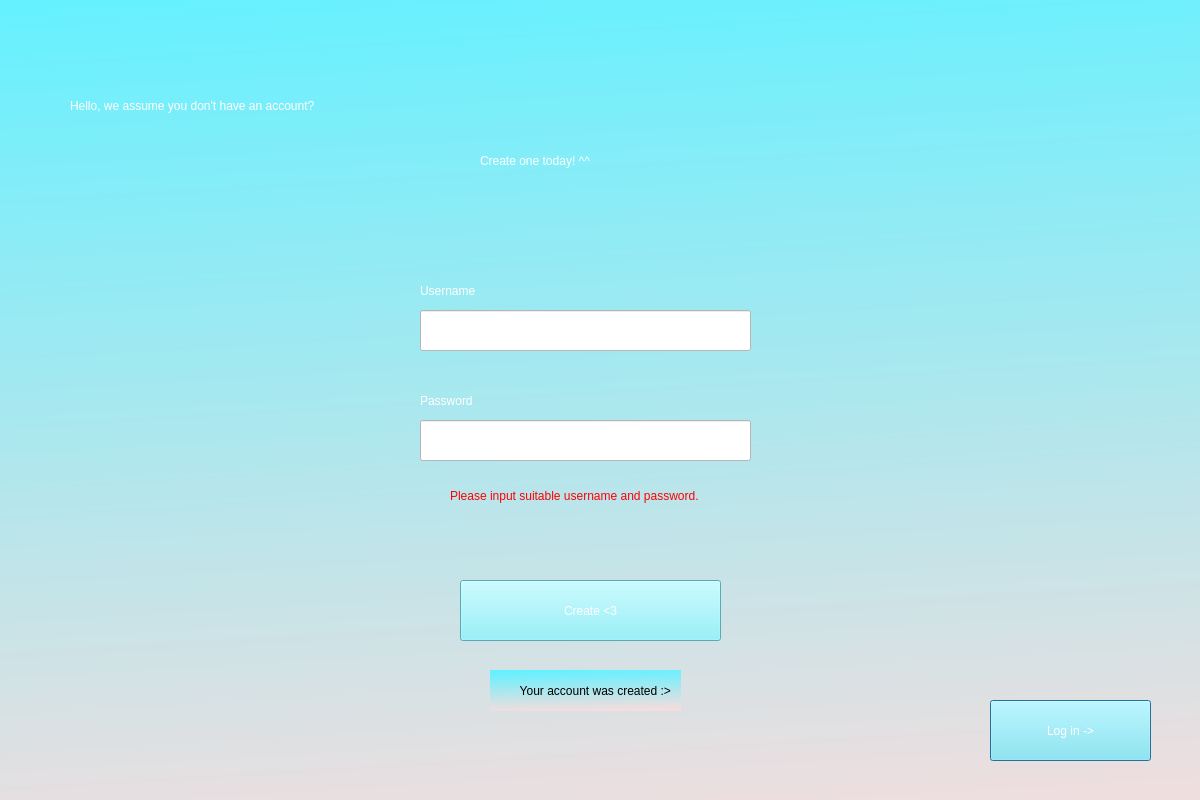
<?xml version="1.0" encoding="UTF-8"?>
<ui version="4.0">
 <class>Dialog</class>
 <widget class="QDialog" name="Dialog">
  <property name="geometry">
   <rect>
    <x>0</x>
    <y>0</y>
    <width>1200</width>
    <height>800</height>
   </rect>
  </property>
  <property name="windowTitle">
   <string>Dialog</string>
  </property>
  <widget class="QWidget" name="widget" native="true">
   <property name="geometry">
    <rect>
     <x>-60</x>
     <y>-40</y>
     <width>1351</width>
     <height>901</height>
    </rect>
   </property>
   <property name="styleSheet">
    <string notr="true">
background-color:qlineargradient(spread:pad, x1:0.426, y1:0.00568182, x2:0.517, y2:1, stop:0 rgba(100, 241, 255, 255), stop:1 rgba(245, 221, 221, 255));
</string>
   </property>
   <widget class="QLabel" name="label_3">
    <property name="geometry">
     <rect>
      <x>480</x>
      <y>300</y>
      <width>301</width>
      <height>61</height>
     </rect>
    </property>
    <property name="styleSheet">
     <string notr="true">font: 15pt &quot;MS Shell Dlg 2&quot;;
setStyleSheet:(&quot;background-color: rgba(0,0,0,0)&quot;);
color: rgb(255, 255, 255);
background-color: qlineargradient(spread:pad, x1:0.205, y1:0, x2:0.312, y2:1, stop:0 rgba(100, 241, 255, 0), stop:1 rgba(245, 221, 221, 0));
</string>
    </property>
    <property name="text">
     <string>Username</string>
    </property>
   </widget>
   <widget class="QLabel" name="label">
    <property name="geometry">
     <rect>
      <x>130</x>
      <y>100</y>
      <width>1081</width>
      <height>91</height>
     </rect>
    </property>
    <property name="styleSheet">
     <string notr="true">font: 40pt &quot;MS Shell Dlg 2&quot;;
setStyleSheet:(&quot;background-color: rgba(0,0,0,0)&quot;);
color: rgb(255, 255, 255);
background-color: qlineargradient(spread:pad, x1:0.205, y1:0, x2:0.312, y2:1, stop:0 rgba(100, 241, 255, 0), stop:1 rgba(245, 221, 221, 0));
</string>
    </property>
    <property name="text">
     <string>Hello, we assume you don't have an account?</string>
    </property>
   </widget>
   <widget class="QPushButton" name="gologin_btn">
    <property name="geometry">
     <rect>
      <x>1050</x>
      <y>740</y>
      <width>161</width>
      <height>61</height>
     </rect>
    </property>
    <property name="styleSheet">
     <string notr="true">
background-color: rgb(125, 238, 249);
font: 20pt &quot;MS Shell Dlg 2&quot;;
border-color: rgb(51, 58, 51);
color: rgb(255, 255, 255);</string>
    </property>
    <property name="text">
     <string>Log in -&gt;</string>
    </property>
   </widget>
   <widget class="QLabel" name="label_4">
    <property name="geometry">
     <rect>
      <x>480</x>
      <y>410</y>
      <width>301</width>
      <height>61</height>
     </rect>
    </property>
    <property name="styleSheet">
     <string notr="true">font: 15pt &quot;MS Shell Dlg 2&quot;;
setStyleSheet:(&quot;background-color: rgba(0,0,0,0)&quot;);
color: rgb(255, 255, 255);
background-color: qlineargradient(spread:pad, x1:0.205, y1:0, x2:0.312, y2:1, stop:0 rgba(100, 241, 255, 0), stop:1 rgba(245, 221, 221, 0));
</string>
    </property>
    <property name="text">
     <string>Password</string>
    </property>
   </widget>
   <widget class="QLineEdit" name="passwordfield">
    <property name="geometry">
     <rect>
      <x>480</x>
      <y>460</y>
      <width>331</width>
      <height>41</height>
     </rect>
    </property>
    <property name="styleSheet">
     <string notr="true">background-color: rgb(255, 255, 255);
font: 10pt &quot;MS Shell Dlg 2&quot;;</string>
    </property>
   </widget>
   <widget class="QLineEdit" name="usernamefield">
    <property name="geometry">
     <rect>
      <x>480</x>
      <y>350</y>
      <width>331</width>
      <height>41</height>
     </rect>
    </property>
    <property name="styleSheet">
     <string notr="true">background-color: rgb(255, 255, 255);
font: 10pt &quot;MS Shell Dlg 2&quot;;</string>
    </property>
   </widget>
   <widget class="QLabel" name="label_2">
    <property name="geometry">
     <rect>
      <x>540</x>
      <y>170</y>
      <width>301</width>
      <height>61</height>
     </rect>
    </property>
    <property name="styleSheet">
     <string notr="true">font: 15pt &quot;MS Shell Dlg 2&quot;;
setStyleSheet:(&quot;background-color: rgba(0,0,0,0)&quot;);
color: rgb(255, 255, 255);
background-color: qlineargradient(spread:pad, x1:0.205, y1:0, x2:0.312, y2:1, stop:0 rgba(100, 241, 255, 0), stop:1 rgba(245, 221, 221, 0));
</string>
    </property>
    <property name="text">
     <string>Create one today! ^^</string>
    </property>
   </widget>
   <widget class="QPushButton" name="create_btn">
    <property name="geometry">
     <rect>
      <x>520</x>
      <y>620</y>
      <width>261</width>
      <height>61</height>
     </rect>
    </property>
    <property name="styleSheet">
     <string notr="true">
background-color: rgb(125, 238, 249);
font: 14pt &quot;MS Shell Dlg 2&quot;;
border-color: rgb(51, 58, 51);
color: rgb(255, 255, 255);</string>
    </property>
    <property name="text">
     <string>Create &lt;3</string>
    </property>
   </widget>
   <widget class="QLabel" name="confirm_label">
    <property name="geometry">
     <rect>
      <x>550</x>
      <y>710</y>
      <width>191</width>
      <height>41</height>
     </rect>
    </property>
    <property name="text">
     <string>         Your account was created :&gt;</string>
    </property>
   </widget>
   <widget class="QLabel" name="warning_label">
    <property name="geometry">
     <rect>
      <x>510</x>
      <y>520</y>
      <width>271</width>
      <height>31</height>
     </rect>
    </property>
    <property name="styleSheet">
     <string notr="true">font: 10pt &quot;MS Shell Dlg 2&quot;;
setStyleSheet:(&quot;background-color: rgba(0,0,0,0)&quot;);
color: rgb(255, 0, 0);
background-color: qlineargradient(spread:pad, x1:0.205, y1:0, x2:0.312, y2:1, stop:0 rgba(100, 241, 255, 0), stop:1 rgba(245, 221, 221, 0));
</string>
    </property>
    <property name="text">
     <string>Please input suitable username and password.</string>
    </property>
   </widget>
  </widget>
 </widget>
 <resources/>
 <connections/>
</ui>
